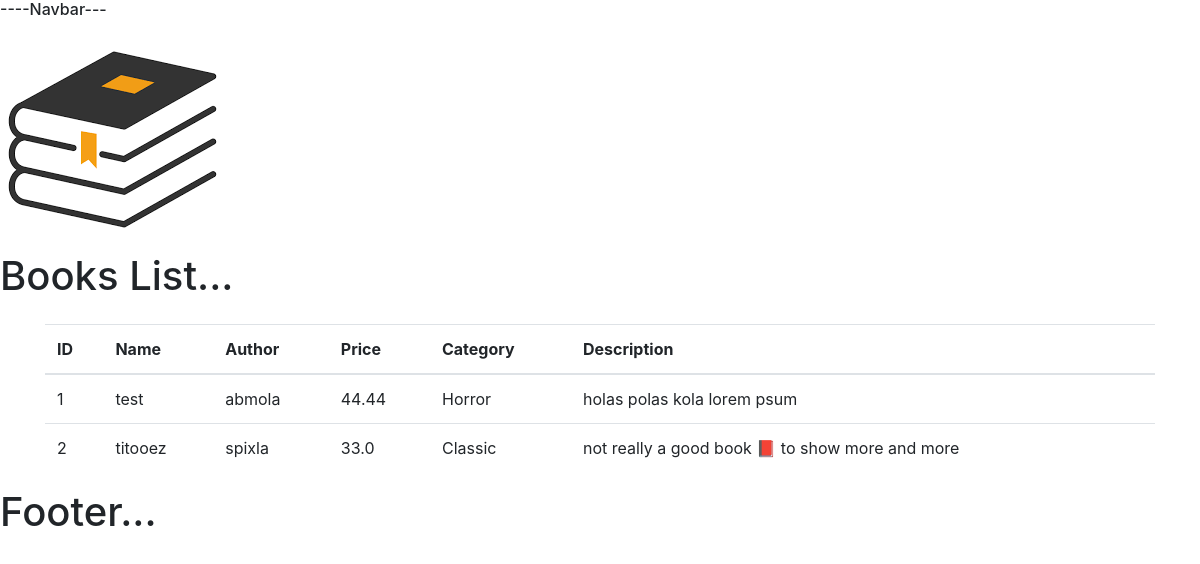
The page /books/ on the database its author committed.
### bookstore/models.py (models this page shows, shortened)
class Book(models.Model):
    CATEGORY = (
        ('Horror', 'Horror'),
        ('Fantasy', 'Fantasy'),
        ('Classic', 'Classic'),
        ('Comics', 'Comics'),
    )
    name = models.CharField(max_length=140, null=True)
    author = models.CharField(max_length=140, null=True)
    price = models.FloatField(null=True)
    category = models.CharField(max_length=120, null=True, choices=CATEGORY)
    description = models.TextField(null=True)
    date_created = models.DateTimeField(auto_now_add=True)

### bookstore/views.py (the view)
# urls.py: path('books/', views.books, name="books"),
def books(request):
    books = Book.objects.all()
    return render(request, 'bookstore/books.html', {'books': books})

### bookstore/templates/bookstore/books.html
{% extends 'bookstore/main.html' %}
{% block content %}
<h1>Books List...</h1>
<div class="container mt-4">
  <table class="table">
    <thead>
      <tr>
        <th scope="col">ID</th>
        <th scope="col">Name</th>
        <th scope="col">Author</th>
        <th scope="col">Price</th>
        <th scope="col">Category</th>
        <th scope="col">Description</th>
      </tr>
    </thead>
    <tbody>
    {% for item in books %}
      <tr>
        <td>{{item.id}}</td>
        <td>{{item.name}}</td>
        <td>{{item.author}}</td>
        <td>{{item.price}}</td>
        <td>{{item.category}}</td>
        <td>{{item.description}}</td>
      </tr>
    {% endfor %}
    </tbody>
  </table>
</div>
{% endblock %}

### static/css/style.css (style rules this page uses)
body { background-color: beige; }

### rows shown on the page
Book: id "1", name "test", author "abmola", price "44.44", category "Horror", description "holas polas kola lorem psum"
Book: id "2", name "titooez", author "spixla", price "33.0", category "Classic", description "not really a good book 📕 to show more and more"
